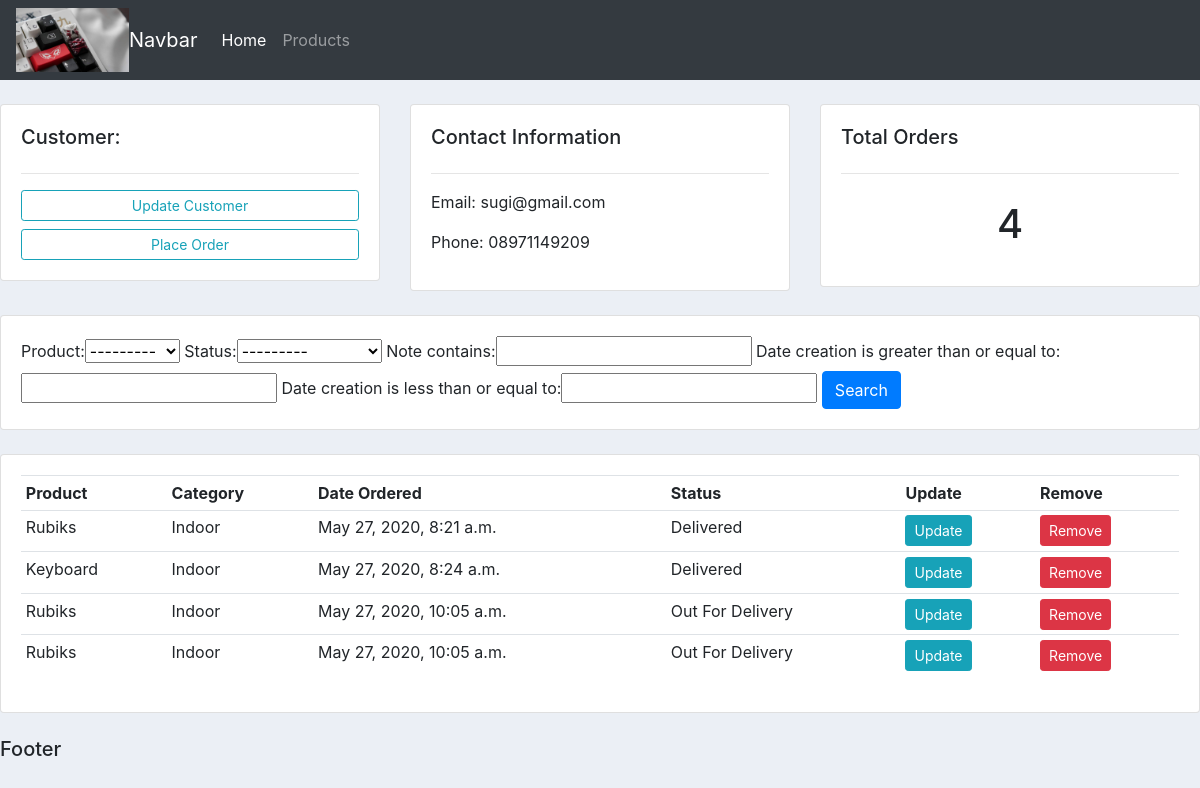
Page /customer_profile/1/ on the committed database.
### account/models.py (models this page shows, shortened)
class Customer(models.Model):
    name = models.CharField(max_length=100, null=True)
    phone = models.CharField(max_length=100, null=True)
    email = models.CharField(max_length=100, null=True)
    date_created = models.DateTimeField(auto_now_add=True)

class Order(models.Model):
    STATUS = {
        ('Pending', 'Pending'),
        ('Out For Delivery', 'Out For Delivery'),
        ('Delivered', 'Delivered'),
    }
    customer = models.ForeignKey(Customer, null=True, on_delete=models.SET_NULL)
    product = models.ForeignKey(Product, null=True, on_delete=models.SET_NULL)
    date_creation = models.DateTimeField(auto_now_add=True)
    status = models.CharField(max_length=100, null=True, choices=STATUS)
    note = models.CharField(max_length=100, null=True)

class Product(models.Model):
    CATEGORY = {
        ('Indoor', 'Indoor'),
        ('Outdoor', 'Outdoor'),
    }
    name = models.CharField(max_length=100, null=True)
    price = models.FloatField(null=True)
    category = models.CharField(max_length=100, null=True, choices=CATEGORY)
    description = models.CharField(max_length=100, null=True, blank=True)
    date_creation = models.DateTimeField(auto_now_add=True)
    tag = models.ManyToManyField(Tag)
    def __str__(self):
        return self.name

### account/views.py (the view)
# urls.py: path('customer_profile/<int:pk>/', views.customer, name="customer"),
def customer(request, pk):
    customers = Customer.objects.get(id=pk)
    orders = customers.order_set.all()
    order_count = orders.count()
    my_filter = OrderFilter(request.GET, queryset=orders)
    orders = my_filter.qs
    context = {'customer': customers, 'orders': orders,
               'order_count': order_count, 'my_filter': my_filter}
    return render(request, 'account/customer.html', context)

### account/templates/account/customer.html
{% extends 'account/main.html' %}
{% block content %}
<br>
<div class="row">
    <div class="col-md">
        <div class="card card-body">
            <h5>Customer:</h5>
            <hr>
            <a class="btn btn-outline-info  btn-sm btn-block" href="">Update Customer</a>
            <a class="btn btn-outline-info  btn-sm btn-block" href="{% url 'create_order' customer.id %}">Place
                Order</a>
        </div>
    </div>
    <div class="col-md">
        <div class="card card-body">
            <h5>Contact Information</h5>
            <hr>
            <p>Email: {{customer.email}}</p>
            <p>Phone: {{customer.phone}}</p>
        </div>
    </div>
    <div class="col-md">
        <div class="card card-body">
            <h5>Total Orders</h5>
            <hr>
            <h1 style="text-align: center;padding: 10px">{{order_count}}</h1>
        </div>
    </div>
</div>
<br>
<div class="row">
    <div class="col">
        <div class="card card-body">
            <form method="get">
                {{my_filter.form}}
                <button class="btn btn-primary" type="submit">Search</button>
            </form>
        </div>
    </div>
</div>
<br>
<div class="row">
    <div class="col-md">
        <div class="card card-body">
            <table class="table table-sm">
                <tr>
                    <th>Product</th>
                    <th>Category</th>
                    <th>Date Ordered</th>
                    <th>Status</th>
                    <th>Update</th>
                    <th>Remove</th>
                </tr>
                {% for order in orders %}
                <tr>
                    <td>{{order.product}}</td>
                    <td>{{order.product.category}}</td>
                    <td>{{order.date_creation}}</td>
                    <td>{{order.status}}</td>
                    <td><a class="btn btn-sm btn-info" href="">Update</a></td>
                    <td><a class="btn btn-sm btn-danger" href="">Remove</a></td>
                </tr>
                {% endfor %}
            </table>
        </div>
    </div>
</div>
{% endblock content %}

### static/css/main.css (style rules this page uses)
body { background-color: #ebeff5; }

### rows in the picture
Customer: email "sugi@gmail.com", phone "08971149209"
Order: product "Rubiks", product.category "Indoor", date_creation "May 27, 2020, 8:21 a.m.", status "Delivered"
Order: product "Keyboard", product.category "Indoor", date_creation "May 27, 2020, 8:24 a.m.", status "Delivered"
Order: product "Rubiks", product.category "Indoor", date_creation "May 27, 2020, 10:05 a.m.", status "Out For Delivery"
Order: product "Rubiks", product.category "Indoor", date_creation "May 27, 2020, 10:05 a.m.", status "Out For Delivery"

### other values in the picture
{{ order_count }} "4"
